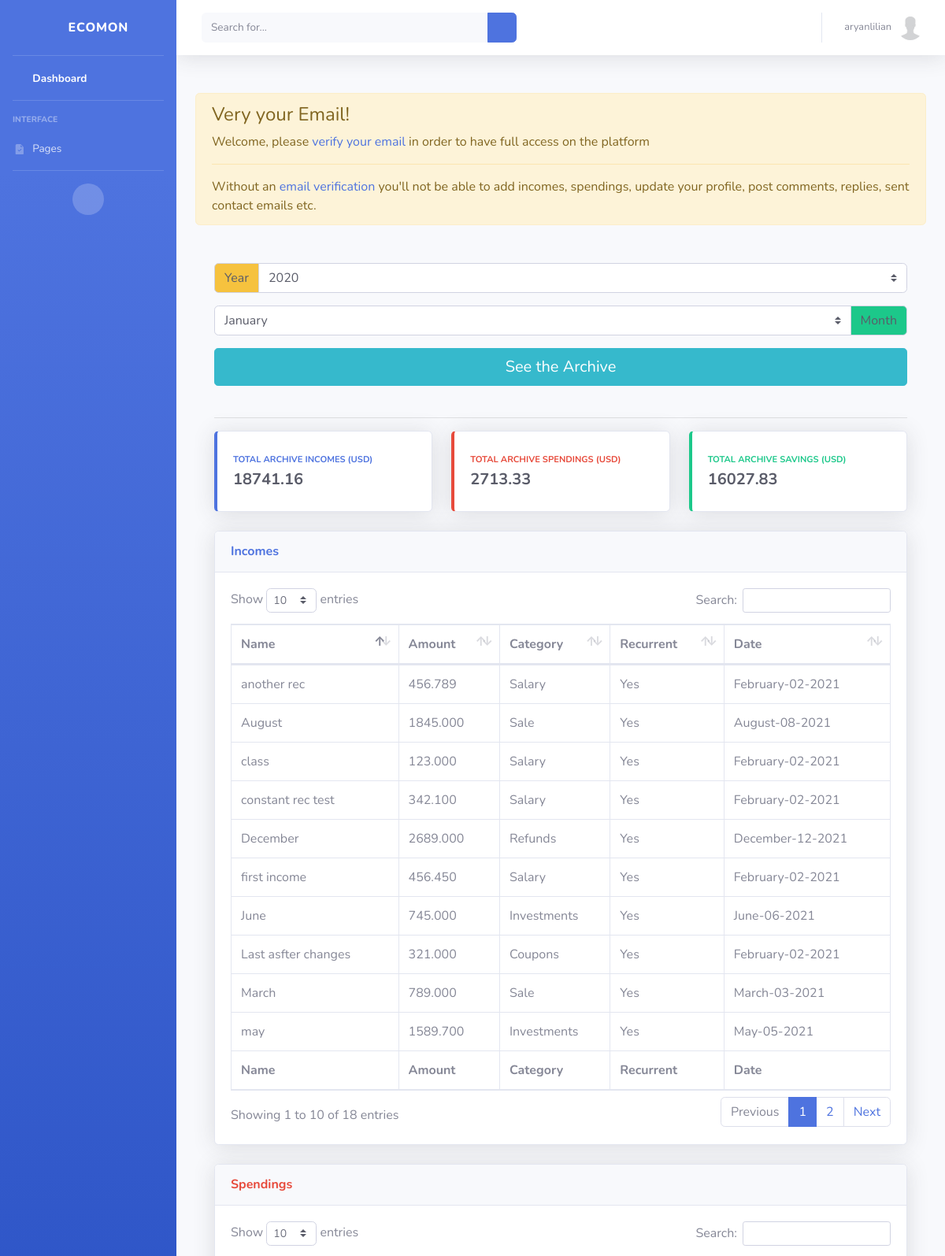
Page /users/archive (signed in, upper part) on the earlier database version.
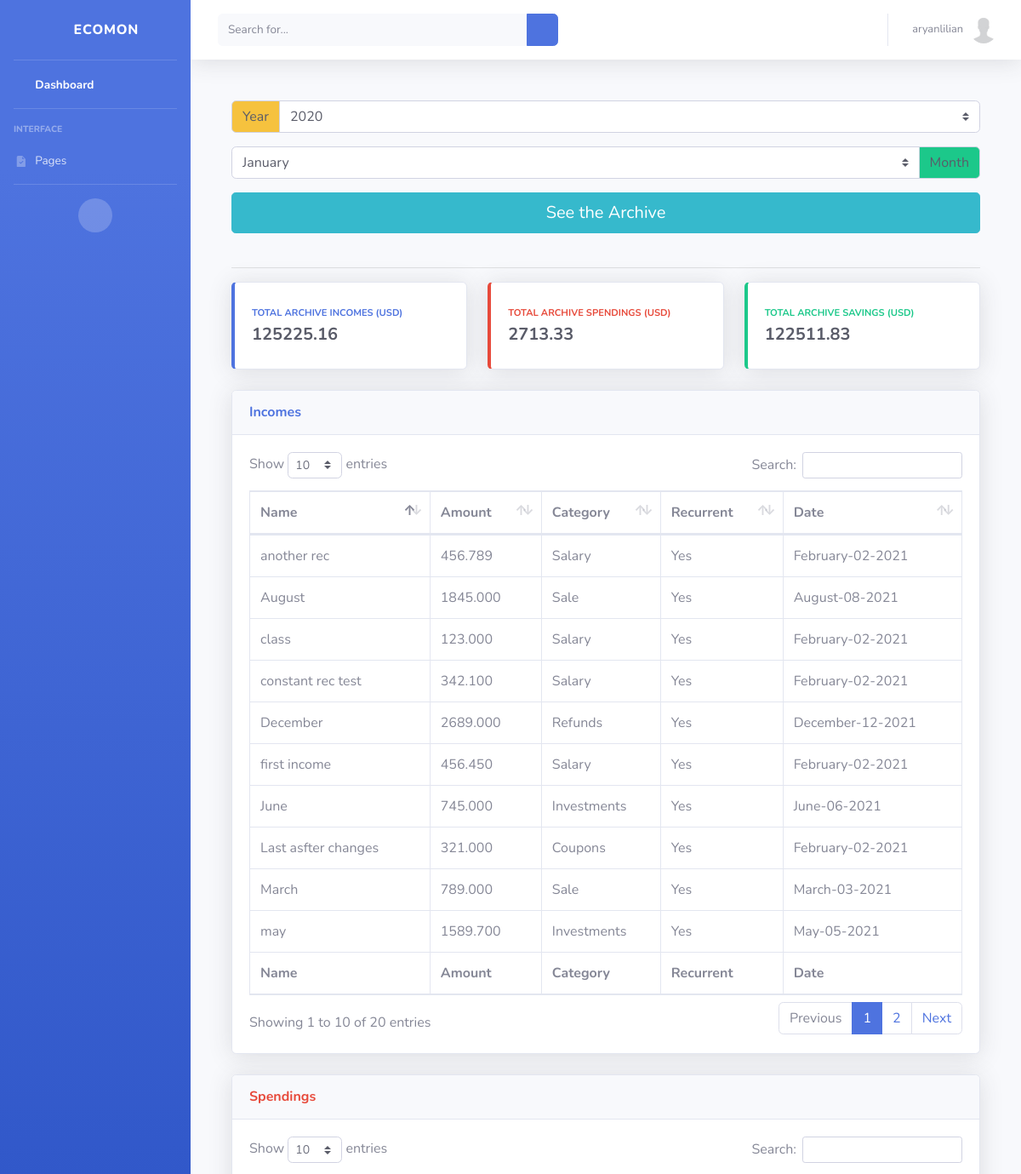
Same page on the later database version.
### users/views.py (the view, shortened to what this page needs)
# urls.py: path('archive', ArchiveView.as_view(), name='archive'),
class ArchiveView(LoginRequiredMixin, View):
    template_name = 'users/archive.html'
    def get(self, request, *args, **kwargs):
        context = self.get_context_data(**kwargs)
        incomes = Income.objects.filter(user=request.user)
        spendings = Spending.objects.filter(user=request.user)
        total_incomes, total_spendings = assembly(incomes), assembly(spendings)
        context['incomes'] = incomes
        context['spendings'] = spendings
        context['total_incomes'] = total_incomes
        context['total_spendings'] = total_spendings
        context['total_savings'] = total_incomes - total_spendings
        return render(request, self.template_name, context)
    def get_context_data(self, **kwargs):
        context = {
            'currency': Profile.objects.get(user=self.request.user).currency
        }
        return context

### users/utils.py (called while the page is built)
def assembly(obj):
    return round(sum(i.amount for i in obj), 2)

### templates/users/archive.html (shortened to what the changed rows need)
{% extends 'users/base.html' %}
{% block content %}
	<div class="container">
		<br>
		<div class="row">
			<div class="col-xl-4 col-md-6 mb-4">
		        <div class="card border-left-primary shadow h-100 py-2">
		            <div class="card-body">
		                <div class="row no-gutters align-items-center">
		                    <div class="col mr-2">
		                        <div class="text-xs font-weight-bold text-primary text-uppercase mb-1">Total Archive Incomes ({{ currency }})</div>
		                        {% if total_incomes %}
		                        	<div class="h5 mb-0 font-weight-bold text-gray-800">{{ total_incomes }}</div>
		                        {% else %}
		                        	<div class="h5 mb-0 font-weight-bold text-gray-800">0.0</div>
		                        {% endif %}
		                    </div>
		                </div>
		            </div>
		        </div>
		    </div>
		    <div class="col-xl-4 col-md-6 mb-4">
		        <div class="card border-left-success shadow h-100 py-2">
		            <div class="card-body">
		                <div class="row no-gutters align-items-center">
		                    <div class="col mr-2">
		                        <div class="text-xs font-weight-bold text-success text-uppercase mb-1">Total Archive Savings  ({{ currency }})</div>
		                        {% if total_savings %}
		                        	<div class="h5 mb-0 font-weight-bold text-gray-800">{{ total_savings }}</div>
		                        {% else %}
		                        	<div class="h5 mb-0 font-weight-bold text-gray-800">0.0</div>
		                        {% endif %}
		                    </div>
		                </div>
		            </div>
		        </div>
		    </div>
		</div>
		<div class="card shadow mb-4">
            <div class="card-body">
              <div class="table-responsive">
                <table class="table table-bordered" id="incomesArchiveDataTable" width="100%" cellspacing="0">
                  <thead>
                    <tr>
                      <th>Name</th>
                      <th>Amount</th>
                      <th>Category</th>
                      <th>Recurrent</th>
                      <th>Date</th>
                    </tr>
                  </thead>
                  <tfoot>
                    <tr>
                      <th>Name</th>
                      <th>Amount</th>
                      <th>Category</th>
                      <th>Recurrent</th>
                      <th>Date</th>
                    </tr>
                  </tfoot>
                  <tbody>
                  </tbody>
                </table>
              </div>
            </div>
          </div>
          <div class="card shadow mb-4">
            <div class="card-body">
              <div class="table-responsive">
                <table class="table table-bordered" id="spendingsArchiveDataTable" width="100%" cellspacing="0">
                  <thead>
                  </thead>
                </table>
              </div>
            </div>
          </div>
        </div>
{% endblock content %}

### templates/users/base.html (shortened to what the changed rows need)
{% load static %}
<!DOCTYPE html>
<html lang="en">
<head>
    <link href="{% static 'vendor/fontawesome-free/css/all.min.css' %}" rel="stylesheet" type="text/css">
    <link href="{% static 'css/sb-admin-2.min.css' %}" rel="stylesheet">
    <link href="{% static 'vendor/datatables/dataTables.bootstrap4.min.css' %}" rel="stylesheet">
</head>
<body id="page-top">
    <div id="wrapper">
        <div id="content-wrapper" class="d-flex flex-column">
            <div id="content">
                <div class="container-fluid">
                    {% if not user.email_verified %}
                        <div class="alert alert-warning mb-5" role="alert">
                            <h4 class="alert-heading">Very your Email!</h4>
                            <p>Welcome, please <a href="{% url 'email-verification' %}">verify your email</a> in order to have full access on the platform</p>
                            <hr>
                            <p class="mb-0">Without an <a href="{% url 'email-verification' %}">email verification</a> you'll not be able to add incomes, spendings, update your profile, post comments, replies, sent contact emails etc.</p>
                        </div>
                    {% endif %}
                    {% block content %}
                    {% endblock %}
                </div>
            </div>
        </div>
    </div>
</body>
</html>

Differences in the rows shown:
changed User "aryanlilian": email_verified False → True (drawn)
Other differences:
{{ total_incomes }}: "18741.16" → "125225.16"
{{ total_savings }}: "16027.83" → "122511.83"
text written by a page script: "Show entries Search: Showing 1 to 10 of 18 entries Previous 1 2 Next" → "Show entries Search: Showing 1 to 10 of 20 entries Previous 1 2 Next"
text no longer shown: "Very your Email! Welcome, please verify your email in order to have full access on the platform Without an email verification you'll not be able to add incomes, spendings, update your profile, post comments, replies, sent contact emails etc."
